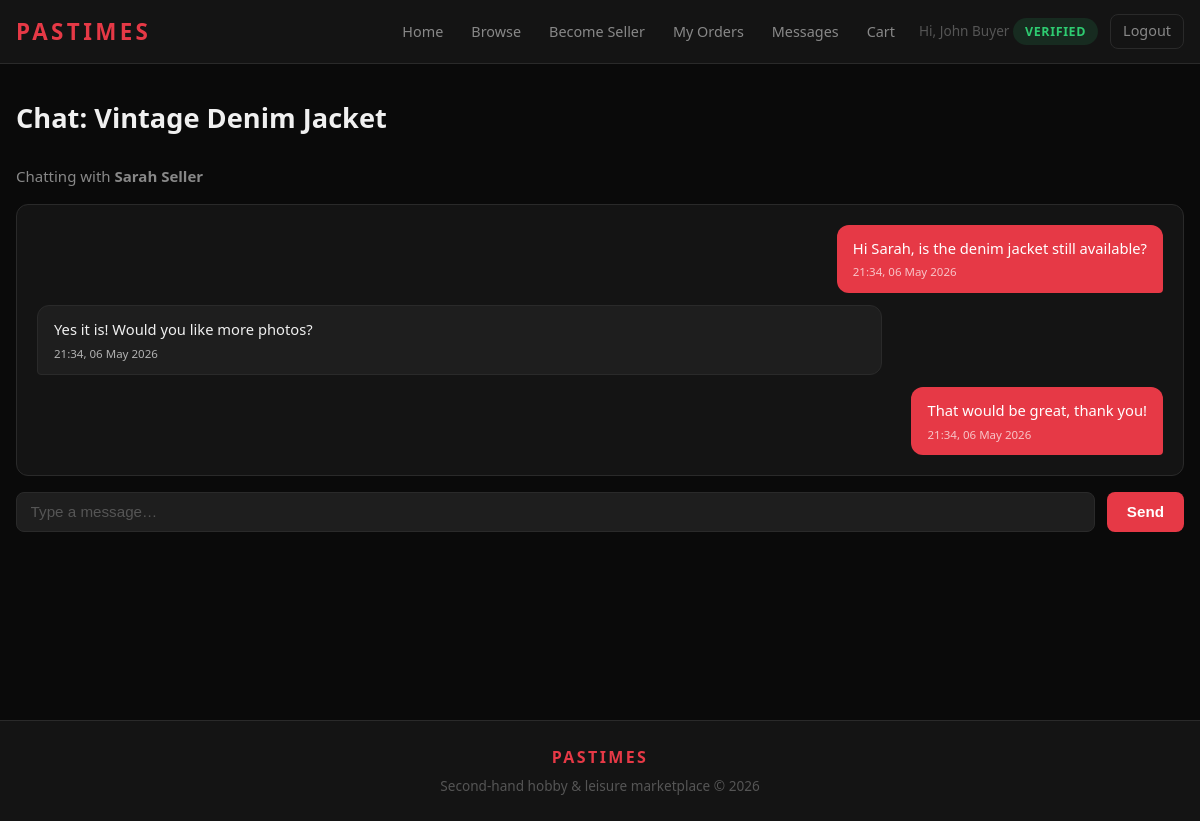
The page /messages/chat.php?product_id=1&user_id=3 (signed in) on the database its author committed.
### tables this page shows
CREATE TABLE products (
    id          INT           AUTO_INCREMENT PRIMARY KEY,
    seller_id   INT           NOT NULL,
    category_id INT           NOT NULL,
    title       VARCHAR(150)  NOT NULL,
    description TEXT          NOT NULL,
    price       DECIMAL(10,2) NOT NULL CHECK (price > 0),
    `condition` ENUM('New','Like New','Good','Fair','Poor') NOT NULL DEFAULT 'Good',
    image       VARCHAR(255)  NULL,
    status      ENUM('active','sold') NOT NULL DEFAULT 'active',
    created_at  DATETIME      DEFAULT CURRENT_TIMESTAMP,
    updated_at  DATETIME      DEFAULT CURRENT_TIMESTAMP ON UPDATE CURRENT_TIMESTAMP,
    FOREIGN KEY (seller_id)   REFERENCES users(id)      ON DELETE CASCADE,
    FOREIGN KEY (category_id) REFERENCES categories(id) ON DELETE RESTRICT,
    INDEX idx_seller   (seller_id),
    INDEX idx_category (category_id),
    INDEX idx_status   (status),
    FULLTEXT INDEX idx_search (title, description)
);

CREATE TABLE users (
    id            INT          AUTO_INCREMENT PRIMARY KEY,
    name          VARCHAR(100) NOT NULL,
    email         VARCHAR(100) NOT NULL UNIQUE,
    password_hash VARCHAR(255) NOT NULL,
    role          ENUM('buyer','seller','admin') NOT NULL DEFAULT 'buyer',
    is_verified   TINYINT(1)   NOT NULL DEFAULT 0,
    seller_request ENUM('none','pending','approved','rejected') NOT NULL DEFAULT 'none',
    seller_request_note TEXT    NULL,
    created_at    DATETIME     DEFAULT CURRENT_TIMESTAMP,
    last_login    DATETIME     NULL,
    INDEX idx_email (email),
    INDEX idx_role  (role)
);

CREATE TABLE messages (
    id          INT          AUTO_INCREMENT PRIMARY KEY,
    sender_id   INT          NOT NULL,
    receiver_id INT          NOT NULL,
    product_id  INT          NOT NULL,
    message     VARCHAR(1000) NOT NULL,
    sent_at     DATETIME     DEFAULT CURRENT_TIMESTAMP,
    is_read     TINYINT(1)   NOT NULL DEFAULT 0,
    FOREIGN KEY (sender_id)   REFERENCES users(id)    ON DELETE CASCADE,
    FOREIGN KEY (receiver_id) REFERENCES users(id)    ON DELETE CASCADE,
    FOREIGN KEY (product_id)  REFERENCES products(id) ON DELETE CASCADE,
    INDEX idx_conversation (product_id, sender_id, receiver_id),
    INDEX idx_receiver     (receiver_id, is_read)
);

### messages/chat.php (the view, shortened to what this page needs)
<?php
require_once __DIR__ . '/../config/db.php';
require_once __DIR__ . '/../includes/functions.php';
$product_id    = isset($_GET['product_id']) ? intval($_GET['product_id']) : 0;
$other_user_id = isset($_GET['user_id'])    ? intval($_GET['user_id'])    : 0;
$current_uid   = $_SESSION['user_id'];
$pst = mysqli_prepare($conn, "SELECT title FROM products WHERE id = ?");
mysqli_stmt_bind_param($pst, 'i', $product_id);
mysqli_stmt_execute($pst);
$product = mysqli_fetch_assoc(mysqli_stmt_get_result($pst));
$ust = mysqli_prepare($conn, "SELECT name FROM users WHERE id = ?");
mysqli_stmt_bind_param($ust, 'i', $other_user_id);
mysqli_stmt_execute($ust);
$other_user = mysqli_fetch_assoc(mysqli_stmt_get_result($ust));
$mst = mysqli_prepare($conn,
    "SELECT m.*, u.name AS sender_name
     FROM messages m JOIN users u ON m.sender_id = u.id
     WHERE m.product_id = ?
       AND ((m.sender_id = ? AND m.receiver_id = ?)
         OR (m.sender_id = ? AND m.receiver_id = ?))
     ORDER BY m.sent_at ASC");
mysqli_stmt_bind_param($mst, 'iiiii', $product_id, $current_uid, $other_user_id, $other_user_id, $current_uid);
mysqli_stmt_execute($mst);
$thread = mysqli_fetch_all(mysqli_stmt_get_result($mst), MYSQLI_ASSOC);
require_once __DIR__ . '/../includes/header.php';
?>
<h1 class="page-title">Chat: <?php echo h($product['title']); ?></h1>
<p class="text-muted mb-1">Chatting with <strong><?php echo h($other_user['name']); ?></strong></p>
<div class="message-thread">
    <?php if (empty($thread)): ?>
        <p class="text-muted" style="text-align:center; padding:1rem;">No messages yet — send the first one!</p>
    <?php else: ?>
        <?php foreach ($thread as $msg): ?>
            <div class="message-bubble <?php echo $msg['sender_id'] == $current_uid ? 'message-sent' : 'message-received'; ?>">
                <p style="margin:0;"><?php echo h($msg['message']); ?></p>
                <p class="message-meta"><?php echo date('H:i, d M Y', strtotime($msg['sent_at'])); ?></p>
            </div>
        <?php endforeach; ?>
    <?php endif; ?>
</div>
<form method="POST" action="send.php" class="message-form">
    <input type="text" name="message" class="form-control" placeholder="Type a message…" required autocomplete="off" maxlength="1000">
    <button type="submit" class="btn btn-primary">Send</button>
</form>
<?php require_once __DIR__ . '/../includes/footer.php'; ?>

### assets/css/main.css (style rules this page uses)
:root { --bg: #0a0a0a; --surface: #141414; --surface-2: #1e1e1e; --border: #2a2a2a; --border-light: #333333; --primary: #e63946; --primary-hover:#c1121f; --primary-dim: rgba(230, 57, 70, 0.15); --text: #f0f0f0; --text-muted: #888888; --text-faint: #555555; --success: #2ecc71; --success-bg: rgba(46, 204, 113, 0.12); --danger: #e74c3c; --danger-bg: rgba(231, 76, 60, 0.12); --warning: #f39c12; --warning-bg: rgba(243, 156, 18, 0.12); --info: #3498db; --info-bg: rgba(52, 152, 219, 0.12); --radius: 8px; --radius-lg: 12px; --shadow: 0 4px 24px rgba(0, 0, 0, 0.7); --shadow-sm: 0 2px 8px rgba(0, 0, 0, 0.5); --header-h: 64px; }
*, *::before, *::after { box-sizing: border-box; margin: 0; padding: 0; }
html { scroll-behavior: smooth; }
body { font-family: 'Segoe UI', system-ui, -apple-system, sans-serif; background: var(--bg); color: var(--text); line-height: 1.6; font-size: 15px; }
.btn { display: inline-block; padding: 0.55rem 1.25rem; border-radius: var(--radius); font-size: 0.95rem; font-weight: 600; cursor: pointer; border: none; text-align: center; transition: background 0.2s, transform 0.15s, opacity 0.2s; line-height: 1.4; }
.btn-primary { background: var(--primary); color: #fff; }
.form-control { width: 100%; padding: 0.65rem 0.85rem; background: var(--surface-2); border: 1px solid var(--border); border-radius: var(--radius); color: var(--text); font-size: 0.95rem; transition: border-color 0.2s; }
.form-control::placeholder { color: var(--text-faint); }
.page-title { font-size: 1.7rem; font-weight: 700; margin-bottom: 1.5rem; color: var(--text); }
.message-thread { background: var(--surface); border: 1px solid var(--border); border-radius: var(--radius-lg); padding: 1.25rem; max-height: 480px; overflow-y: auto; display: flex; flex-direction: column; gap: 0.75rem; }
.message-bubble { max-width: 75%; padding: 0.75rem 1rem; border-radius: var(--radius-lg); font-size: 0.92rem; line-height: 1.5; }
.message-sent { background: var(--primary); color: #fff; margin-left: auto; border-bottom-right-radius: 4px; }
.message-received { background: var(--surface-2); border: 1px solid var(--border); border-bottom-left-radius: 4px; }
.message-meta { font-size: 0.72rem; opacity: 0.7; margin-top: 0.3rem; }
.message-form { display: flex; gap: 0.75rem; margin-top: 1rem; }
.message-form .form-control { flex: 1; }
.mb-1 { margin-bottom: 1rem; }
.text-muted { color: var(--text-muted); }

### rows shown on the page
products: title "Vintage Denim Jacket"
users: name "Sarah Seller"
messages: message "Hi Sarah, is the denim jacket still available?", sent_at "21:34, 06 May 2026"
messages: message "Yes it is! Would you like more photos?", sent_at "21:34, 06 May 2026"
messages: message "That would be great, thank you!", sent_at "21:34, 06 May 2026"

### other values the page prints
$_SESSION['user_name'] "John Buyer"
$label "VERIFIED"
